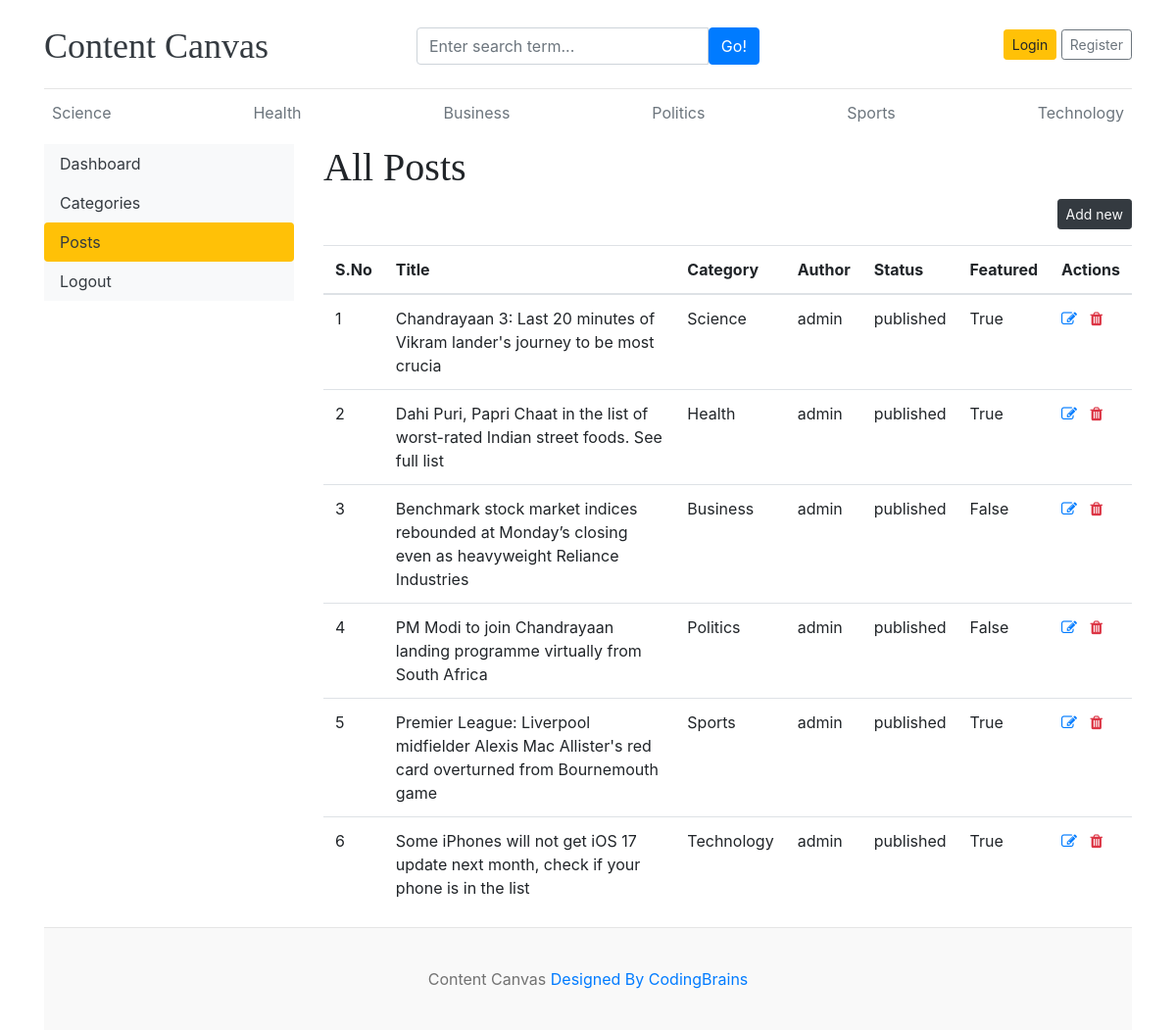
The app's page /dashboard/posts/ with its own data.
### app/models.py (models this page shows)
class Category(models.Model):
    category=models.CharField(max_length=100)
    created_at=models.DateTimeField(auto_now_add=True)
    updated_at=models.DateTimeField(auto_now=True)
    class Meta:
        verbose_name_plural='categories'
    def __str__(self):
        return self.category

class Blog(models.Model):
    title=models.CharField( max_length=100)
    slug=models.CharField( max_length=100)
    category=models.ForeignKey(Category, on_delete=models.CASCADE)
    author=models.ForeignKey(User,on_delete=models.CASCADE)
    image=models.ImageField(upload_to='images/%y/%m/%d')
    short_description=models.TextField(max_length=1000)
    blog=models.TextField(max_length=10000)
    status=models.CharField(max_length=100,choices=choices,default='draft')
    is_featured=models.BooleanField(default=False)
    created_at=models.DateTimeField(auto_now_add=True)
    updated_at=models.DateTimeField(auto_now=True)

### dashboard/views.py (the view)
# urls.py: path('posts/',views.posts,name='posts'),
def posts(request):
    post=Blog.objects.all()
    context={
        'post':post,
    }
    return render(request,'dashboard/posts.html',context)

### app/context_processors.py (called while the page is built)
def get_categories(request):
    categories=Category.objects.all()
    return dict(categories=categories)

def get_sociallinks(request):
    sociallinks=socialLinks.objects.all()
    return dict(sociallinks=sociallinks)

### templates/dashboard/posts.html (shortened to what this page needs)
{% extends 'base.html' %}
{% block content %}
<div class="row">
    {% include "dashboard/sidebar.html" %}
    <div class="col-md-9">
        <h1>All Posts</h1>
        <a href="{% url "add_posts" %}" class="btn btn-sm btn-dark float-right mb-3 text-light">Add new</a>
        <table class="table table-hover">
            <thead>
                <tr>
                    <th scope='col'>S.No</th>
                    <th scope='col'>Title</th>
                    <th scope='col'>Category</th>
                    <th scope='col'>Author</th>
                    <th scope='col'>Status</th>
                    <th scope='col'>Featured</th>
                    <th scope-'col'>Actions</th>
                </tr>
            </thead>
            <tbody>
                {% for x in post %}
                <tr>
                    <td>{{forloop.counter}}</td>
                    <td>{{x.title}}</td>
                    <td>{{x.category}}</td>
                    <td>{{x.author}}</td>
                    <td>{{x.status}}</td>
                    <td>{{x.is_featured}}</td>
                    <td>
                        <a href="{% url "edit_posts" x.id %}"><i class="fa fa-edit text-primary"></i></a>
                        <a href="{% url "delete_posts" x.id %}"><i class="fa fa-trash text-danger"></i></a>
                    </td>
                </tr>
                {% endfor %}
            </tbody>
        </table>
    </div>
</div>
{% endblock %}

### templates/base.html (shortened to what this page needs)
{% load static %}
<!DOCTYPE html>
<html lang="en">
<head>
    <link rel="stylesheet" href="{% static "css/bootstrap.css" %}">
    <link href="https://getbootstrap.com/docs/4.0/dist/css/bootstrap.min.css" rel="stylesheet">
    <link href="{% static "css/cc.css" %}" rel="stylesheet">
    <link rel="stylesheet" href="https://cdnjs.cloudflare.com/ajax/libs/font-awesome/4.7.0/css/font-awesome.min.css">
</head>
<body>
    <div class="container">
        <header class="blog-header py-3">
            <div class="row flex-nowrap justify-content-between align-items-center">
                <div class="col-4 pt-1">
                    <a class="blog-header-logo text-dark" href="/">Content Canvas</a>
                </div>
                <div class="col-4 pt-1">
                    <form action="{% url "search" %}" method="GET">
                        <div class="input-group">
                            <input class="form-control" type="text" name="keyword" value="{{keyword}}" placeholder="Enter search term..." aria-label="Enter search term..." aria-describedby="button-search" />
                            <button class="btn btn-primary" id="button-search" type="submit">Go!</button>
                        </div>
                    </form>
                </div>
                <div class="col-4 d-flex justify-content-end align-items-center">
                    {% if not user.is_authenticated %}
                    <a class="btn btn-sm btn-warning" href="{% url "login" %}">Login</a> &nbsp;
                    <a class="btn btn-sm btn-outline-secondary" href="{% url "register" %}">Register</a>
                    {% else %}
                    <span><a href="{% url "dashboard" %}">Dashboard</a></span>
                    &emsp;
                    <span><a href="{% url "logout" %}">Logout</a></span>
                    {% endif %}
                </div>
            </div>
        </header>
        <div class="nav-scroller py-1 mb-2">
            <nav class="nav d-flex justify-content-between">
                {% for cat in categories %}
                <a class="p-2 text-muted" href="{% url "post_by_category" cat.id %}">{{cat.category}}</a>
                {% endfor %}
            </nav>
        </div>
        {% block content %}
        {% endblock  %}
    <footer class="blog-footer">
        <p>Content Canvas <a href="#">Designed By CodingBrains</a></p>
    </footer>
</body>
</html>

### contentcanvas/static/css/cc.css (style rules this page uses)
.blog-header { border-bottom: 1px solid #e5e5e5; }
.blog-header-logo { font-family: "Playfair Display", Georgia, "Times New Roman", serif; font-size: 2.25rem; }
h1, h2, h3, h4, h5, h6 { font-family: "Playfair Display", Georgia, "Times New Roman", serif; }
.blog-footer { padding: 2.5rem 0; color: #727272; text-align: center; background-color: #f9f9f9; border-top: .05rem solid #e5e5e5; }
.blog-footer p:last-child { margin-bottom: 0; }

### records on screen
Category: category "Science"
Category: category "Health"
Category: category "Business"
Category: category "Politics"
Category: category "Sports"
Category: category "Technology"
Blog: title "Chandrayaan 3: Last 20 minutes of Vikram lander's journey to be most crucia", category "Science", author "admin", status "published", is_featured "True"
Blog: title "Dahi Puri, Papri Chaat in the list of worst-rated Indian street foods. See full list", category "Health", author "admin", status "published", is_featured "True"
Blog: title "Benchmark stock market indices rebounded at Monday’s closing even as heavyweight Reliance Industries", category "Business", author "admin", status "published", is_featured "False"
Blog: title "PM Modi to join Chandrayaan landing programme virtually from South Africa", category "Politics", author "admin", status "published", is_featured "False"
Blog: title "Premier League: Liverpool midfielder Alexis Mac Allister's red card overturned from Bournemouth game", category "Sports", author "admin", status "published", is_featured "True"
Blog: title "Some iPhones will not get iOS 17 update next month, check if your phone is in the list", category "Technology", author "admin", status "published", is_featured "True"
